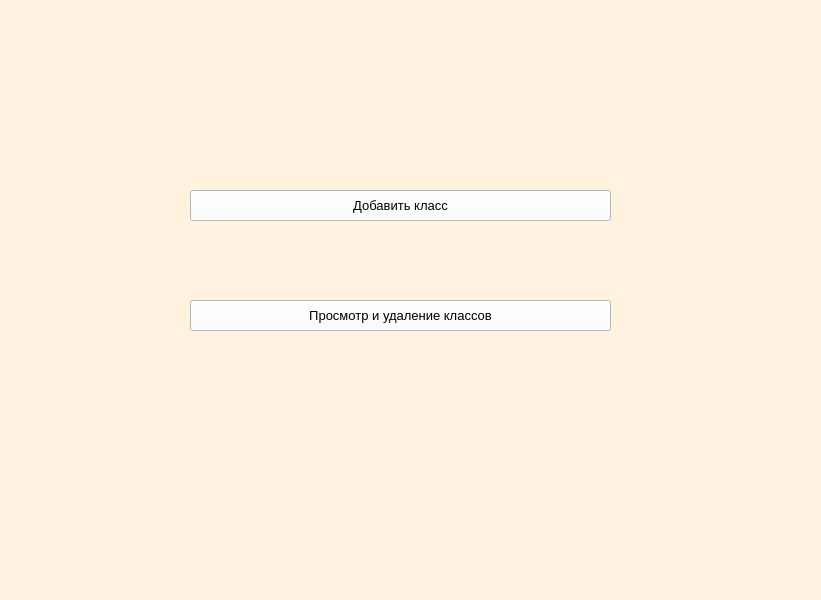
<?xml version="1.0" encoding="UTF-8"?>
<ui version="4.0">
 <class>Form</class>
 <widget class="QWidget" name="Form">
  <property name="geometry">
   <rect>
    <x>0</x>
    <y>0</y>
    <width>821</width>
    <height>600</height>
   </rect>
  </property>
  <property name="windowTitle">
   <string>classes_menu</string>
  </property>
  <property name="styleSheet">
   <string notr="true">background-color: rgb(255, 242, 222);</string>
  </property>
  <widget class="QPushButton" name="push_add_Classes">
   <property name="geometry">
    <rect>
     <x>190</x>
     <y>190</y>
     <width>421</width>
     <height>31</height>
    </rect>
   </property>
   <property name="font">
    <font>
     <pointsize>10</pointsize>
    </font>
   </property>
   <property name="styleSheet">
    <string notr="true">background-color: rgb(255, 255, 255);</string>
   </property>
   <property name="text">
    <string>Добавить класс</string>
   </property>
  </widget>
  <widget class="QPushButton" name="push_del_classes">
   <property name="geometry">
    <rect>
     <x>190</x>
     <y>300</y>
     <width>421</width>
     <height>31</height>
    </rect>
   </property>
   <property name="font">
    <font>
     <pointsize>10</pointsize>
    </font>
   </property>
   <property name="styleSheet">
    <string notr="true">background-color: rgb(255, 255, 255);</string>
   </property>
   <property name="text">
    <string>Просмотр и удаление классов</string>
   </property>
  </widget>
  <widget class="QLabel" name="label">
   <property name="geometry">
    <rect>
     <x>640</x>
     <y>310</y>
     <width>161</width>
     <height>271</height>
    </rect>
   </property>
   <property name="text">
    <string/>
   </property>
   <property name="pixmap">
    <pixmap>../pictures/pngwing.com (5).png</pixmap>
   </property>
  </widget>
 </widget>
 <resources/>
 <connections/>
</ui>
